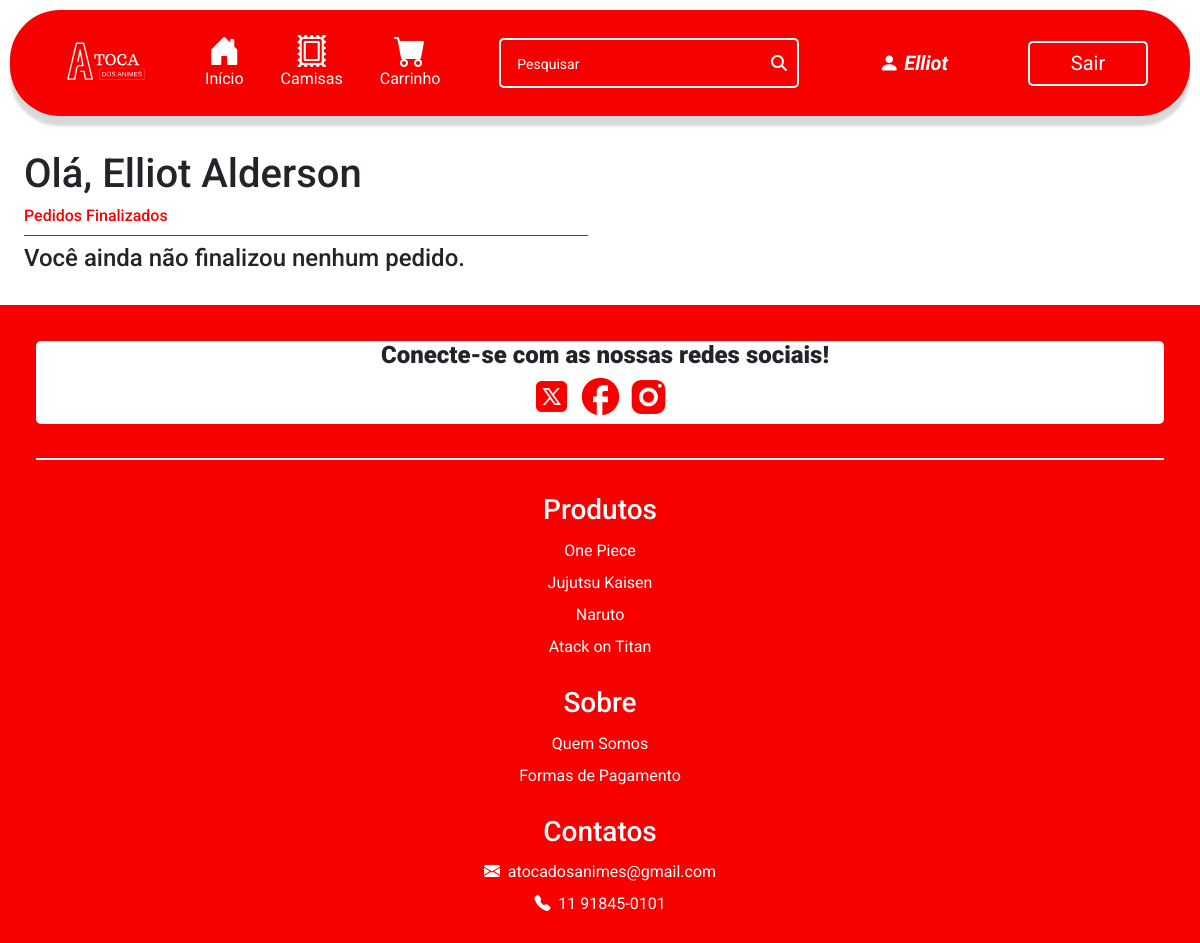
The app's page /user_page (signed in), older data.
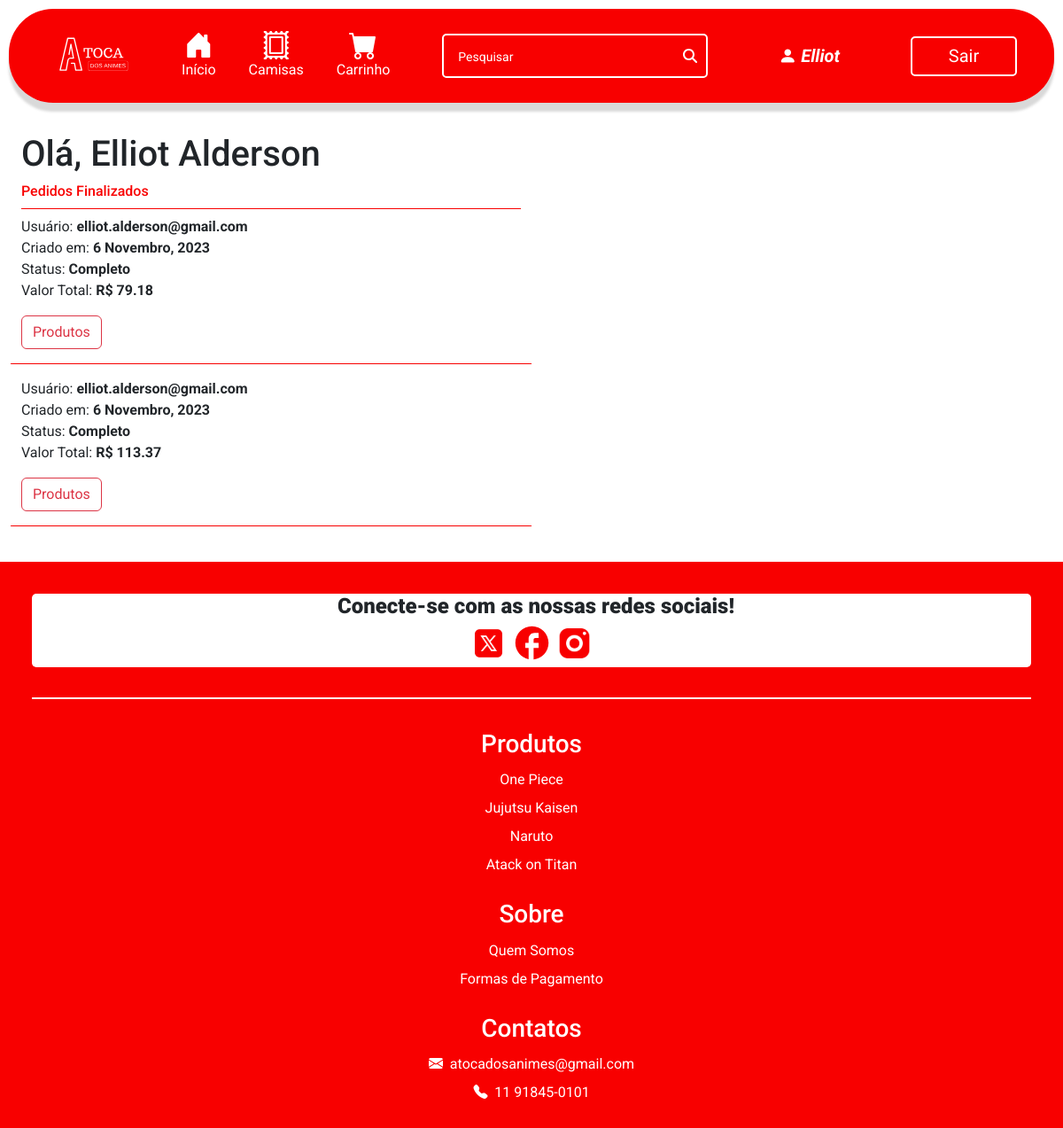
The same page, newer data.
### ecommerce/models.py (models this page shows, shortened)
class User(AbstractUser):
    cpf = models.CharField(max_length=11, blank=False, null=True)
    adm = models.BooleanField(default=False)
    def __str__(self):
        return self.username

class Pedido(models.Model):
    usuario = models.ForeignKey(User, on_delete=models.CASCADE, related_name="pedidos")
    data_pedido = models.DateTimeField(auto_now_add=True)
    complete = models.BooleanField(default=False, null=True, blank=False)
    cupom = models.BooleanField(default=False, null=True)
    novo_valor = models.FloatField(null=True, blank=True)

### ecommerce/views.py (the view)
# urls.py: path("user_page", views.user_page, name="user_page"),
@login_required
def user_page(request):
    pedidos_finalizados = Pedido.objects.filter(usuario=request.user, complete=True)
    pedido_andamento = Pedido.objects.filter(usuario=request.user, complete=False)
    return render(request, "ecommerce/user_page.html", context={
        "pedidos_finalizados": pedidos_finalizados,
        "pedido_andamento": pedido_andamento,
    })

### ecommerce/models.py (called while the page is built)
    @property
    def get_total(self):
        total = self.quantidade * self.produto.valor_produto
        return total

### ecommerce/templates/ecommerce/user_page.html (shortened to what this page needs)
{% extends 'ecommerce/layout.html' %}
{% load static %}
{% load i18n %}
{% block body %}
    <div class="container-fluid p-4">
        <div class="row">
            <div class="col-6">
                <h1>Olá, {{user.get_full_name}}</h1>
                <h6 style="color: #f80000; border-bottom: 1px solid #f80000; padding-bottom: 10px;">Pedidos Finalizados</h6>
            </div>
        </div>
        {% for pedido in pedidos_finalizados %}
            <div class="row mb-3">
                <div class="col-6" style="border-bottom: 1px solid #F80000;">
                    <p>
                        Usuário: <strong>{{pedido.usuario}}</strong> <br>
                        Criado em: <strong>{% language 'pt-br' %}{{ pedido.data_pedido|date:'j F, Y' }}{% endlanguage %}</strong>
                        <br>
                        Status: <strong>Completo</strong> <br>
                        Valor Total:
                            {% if pedido.novo_valor %}
                                <strong> R$ {{pedido.novo_valor|floatformat:2}} </strong>
                            {% else %}
                                <strong> R$ {{pedido.get_total_carrinho|floatformat:2}} </strong>
                            {% endif %}
                    </p>
                    <p>
                        <button class="btn btn-outline-danger" type="button" data-bs-toggle="collapse" data-bs-target="#collapse-{{pedido.pk}}"
                            aria-expanded="false" aria-controls="collapse-{{pedido.pk}}">
                            Produtos
                        </button>
                    </p>
                </div>
            </div>
            {% empty %}
                <h4>Você ainda não finalizou nenhum pedido.</h4>
        {% endfor %}
    </div>
{% endblock %}

### ecommerce/templates/ecommerce/layout.html (shortened to what this page needs)
{% load static %}
<!DOCTYPE html>
<html lang="en">
    <head>
        <link rel="stylesheet" href="{% static 'ecommerce/style.css' %}">
        <link rel="stylesheet" href="https://cdn.jsdelivr.net/npm/bootstrap-icons@1.11.1/font/bootstrap-icons.css" />
        <link href="https://cdn.jsdelivr.net/npm/bootstrap@5.3.2/dist/css/bootstrap.min.css" rel="stylesheet"
 />
    </head>
  <body>
        <header>
            <nav class="navbar navbar-expand-lg navbar-dark">
                <div class="container">
                    <a class="navbar-brand" href="{% url 'index' %}">
                        <img  src="{% static 'ecommerce/Assets/LogoToca.svg' %}" alt="" class="logo" />
                    </a>
                    <div class="collapse navbar-collapse" id="navbarNav">
                        <ul class="navbar-nav me-auto iconsLinks">
                            <li class="nav-item">
                                <a class="nav-link" href="{% url 'index' %}"><i class="bi bi-house-door-fill"></i> Início</a>
                            </li>
                            <li class="nav-item">
                                <a class="nav-link" href="{% url 'produtos' 'all' %}"><i class="bi bi-postage"></i> Camisas</a>
                            </li>
                            <li class="nav-item" data-bs-toggle="offcanvas" data-bs-target="#offcanvasRight" aria-controls="offcanvasRight">
                                <a class="nav-link" href="{% url 'carrinho' %}"><i class="bi bi-cart-fill"></i> Carrinho</a>
                            </li>
                        </ul>
                        <form class="d-flex me-auto justify-content-center" action="{% url 'search_bar' %}" method="get">
                            <input class="inputSearch" type="search" placeholder="Pesquisar" aria-label="Search" name="search"/>
                        </form>
                        {% if user.is_authenticated %}
                            <ul class="navbar-nav me-auto iconsLinks">
                                <li class="nav-item">
                                    <a class="nav-link" href="{% url 'user_page' %}" style="font-size: 10px;"><i class="bi bi-person-fill"><strong style="color: white; margin-left: 5px;">{{request.user.first_name}}</strong></i></a>
                                </li>
                            </ul>
                            <div class="d-flex justify-content-center">
                              <a href="{% url 'logout' %}"><button class="login">Sair</button></a>
                            </div>
                        {% else %}
                              <div class="d-flex justify-content-center">
                                  <a href="{% url 'login' %}"><button class="login">Entrar</button></a>
                              </div>
                        {% endif %}
                    </div>
                </div>
            </nav>
        </header>
        {% block body %}
        {% endblock %}
        <footer>
          <div class="redeSocial">
            <h4>Conecte-se com as nossas redes sociais!</h4>
            <a href="" target="_blank">
              <img src="{% static 'ecommerce/Assets/icons/iconTwitter.svg' %}" alt="" srcset="" />
            </a>
            <a href="" target="_blank">
              <img src="{% static 'ecommerce/Assets/icons/iconFacebook.svg' %}" alt="" srcset="" />
            </a>
            <a href="" target="_blank">
              <img src="{% static 'ecommerce/Assets/icons/iconInstagram.svg' %}" alt="" srcset="" />
            </a>
          </div>
          <div class="dividerFooter"></div>
          <div class="row footerInfo">
            <div class="col-4 footer-item">
              <a href="">
                <h3>Produtos</h3>
              </a>
              <a href="">One Piece</a>
              <a href="">Jujutsu Kaisen</a>
              <a href="">Naruto</a>
              <a href="">Atack on Titan</a>
            </div>
            <div class="col-4 footer-item">
              <a href="">
                <h3>Sobre</h3>
              </a>
              <a href="">Quem Somos</a>
              <a href="">Formas de Pagamento</a>
            </div>
            <div class="col-4 footer-item">
              <a href="">
                <h3>Contatos</h3>
              </a>
              <a href=""><i class="bi bi-envelope-fill"></i>
                &nbsp;atocadosanimes@gmail.com</a>
              <a href=""><i class="bi bi-telephone-fill"></i> &nbsp;11 91845-0101</a>
            </div>
          </div>
        </footer>
  </body>
</html>

### ecommerce/static/ecommerce/style.css (style rules this page uses)
:root { --red-primary: #f80000; --pink-card: #FFA2A2; }
* { font-family: "Roboto"; margin: 0; padding: 0; padding-left: 0; }
.navbar { background-color: var(--red-primary); border-radius: 50px; margin: 10px; display: grid; grid-template-columns: 10% auto auto auto; align-items: center; box-shadow: 0px 10px 3px #d9d9d9; font-weight: 400; }
.logo { display: flex; max-width: 80px; max-height: 80px; margin-right: 200px; margin-left: 15%; justify-content: center; position: relative; top: 3px; }
.inputSearch { background-color: transparent; width: 300px; height: 50px; border: 2px solid white; border-radius: 5px; outline: none; color: white; padding: 5%; align-items: center; background-image: url(Assets/icons/iconSearch.svg); background-repeat: no-repeat; background-position: calc(100% - 10px) center; }
.iconsLinks { display: flex; justify-content: center; align-items: center; gap: 10%; }
.iconsLinks a { color: white; }
.iconsLinks a i { color: white; font-size: 200%; display: flex; justify-content: center; align-items: center; }
.login { width: 120px; height: 45px; background-color: transparent; border: 2px solid white; border-radius: 5px; margin-right: 40px; color: white; font-size: 20px; text-decoration: none; }
.col-4 { max-height: 30vw; }
footer { background-color: var(--red-primary); padding: 3%; border-radius: 4px; }
footer .redeSocial { width: 50%; margin-left: 25%; display: flex; gap: 15px; align-items: center; justify-content: center; background-color: white; border-radius: 5px; }
footer .redeSocial h4 { font-weight: 900; margin: 0 0 0 10px; }
footer img { width: 45px; }
.dividerFooter { width: 100%; background-color: white; height: 2px; margin: 3% 0% 3% 0%; }
.footerInfo a { display: flex; text-decoration: none; color: white; line-height: 2; gap: 20px; text-align: left; }
@media screen and (max-width: 1200px) { footer { height: 100%; border-radius: 0%; } }
@media screen and (max-width: 1200px) { footer .redeSocial { width: 100%; margin: 0; display: block; text-align: center; } }
@media screen and (max-width: 1200px) { footer a { text-decoration: none !important; } }
@media screen and (max-width: 1200px) { .login { margin: 10px; } }
@media screen and (max-width: 1200px) { .inputSearch { margin: 10px; } }
@media screen and (max-width: 1200px) { .footerInfo { flex-direction: column; align-content: center; } }
@media screen and (max-width: 1200px) { .footer-item { margin-bottom: 2%; width: 100% !important; max-height: unset; } }
@media screen and (max-width: 1200px) { .footerInfo a { display: block; text-align: center; } }
@media screen and (max-width: 1200px) { .logo { margin-right: 80px; } }
@media screen and (max-width: 1200px) { footer { padding-bottom: 0; } }
:root { --red-primary: #f80000 }
a { text-decoration: none; }

Row changes from the older to the newer data that the page shows:
now on this page (row edited): Pedido: usuario "elliot.alderson@gmail.com", data_pedido "6 Novembro, 2023", novo_valor "79.18"
added Pedido: usuario "elliot.alderson@gmail.com", data_pedido "6 Novembro, 2023", novo_valor "113.37"
Text that changed along with them:
text no longer shown: "Você ainda não finalizou nenhum pedido."
